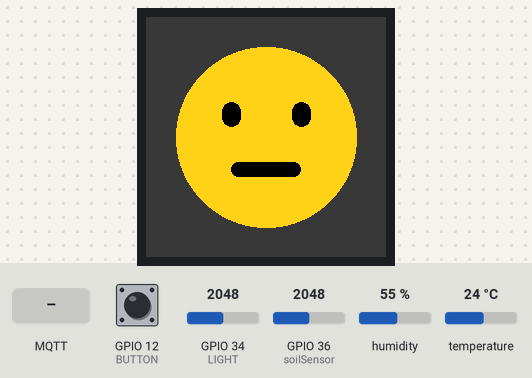
This sketch was run on a simulated ESP32. Parts: 240×240 colour display. The test bench sets the inputs (shaded band); at power-on: GPIO 12 (BUTTON) LOW, GPIO 34 (LIGHT) = 2048, GPIO 36 (soilSensor) = 2048, humidity 55 %, temperature 24 °C. WiFi joins after 1.5 s; servers stay silent unless stated; no MQTT or app messages arrive unless stated; not simulated (calls return 0 or success): BotaniqueSecrets.h; names the files do not define were given values by the test bench: MQTT_PORT = 1883; what the sketch prints to the serial monitor is not drawn.

Above: at 3.0 s.
3.1 s: MQTT message "on" arrives on the first subscribed topic
At 4.7 s:
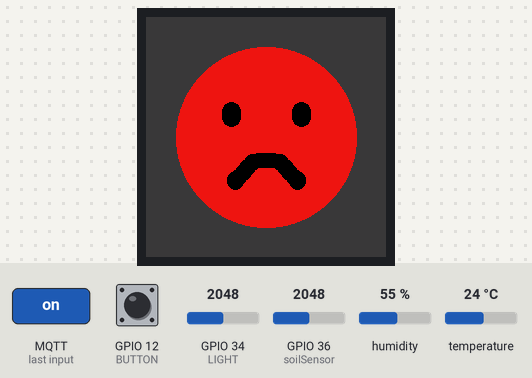
5.5 s: GPIO 12 (BUTTON) pulled HIGH for 0.6 s
At 6.4 s:
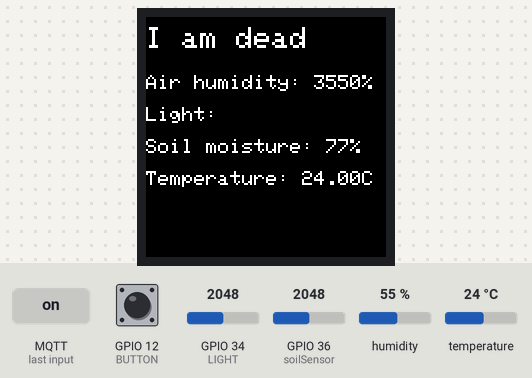
10.2 s: GPIO 12 (BUTTON) pulled HIGH for 3.2 s
17.5 s: GPIO 12 (BUTTON) pulled HIGH for 1 s
22.6 s: GPIO 12 (BUTTON) pulsed HIGH 5 times (0.12 s each, 0.3 s apart)
Timing chart, 0 to 25.6 s (numbered marks = the images above; inputs shaded):
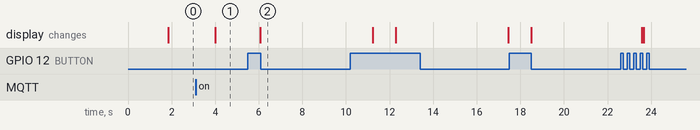

The sketch:

botanique_sketch.ino
```cpp
// Load Wi-Fi library

#include <WiFi.h>

#include <Wire.h>
#include <Adafruit_BME280.h>
#include <Adafruit_Sensor.h>
#include <Adafruit_ST7789.h>
#include <PubSubClient.h>
#include <ArduinoJson.h>
#include <BotaniqueSecrets.h>

#define SEALEVELPRESSURE_HPA (1013.25)
#define SCREEN_WIDTH 240
#define SCREEN_HEIGHT 240

#define OLED_DC 16
#define OLED_CS 15
#define OLED_RESET 17
#define BUTTON 12
#define LIGHT 34

#define PLANT_MOOD_TOPIC "plant/mood/"
#define PLANT_DATA_TOPIC "plant/data"

Adafruit_BME280 bme;                                                  // I2C
Adafruit_ST7789 tft = Adafruit_ST7789(OLED_CS, OLED_DC, OLED_RESET);  // SPI
WiFiClient espClient;
PubSubClient client(espClient);

// Base values measured by the sensor
const int airMoisture = 3550;
const int waterMoisture = 1620;
const int soilSensor = 36;

// Mood values
int currentMood = 2;
String currentMoodString = "neutral";
String moods[] = { "dead", "unhappy", "neutral", "content", "thriving" };

// Data
float temperature;
int humidity;
int soilMoisturePercentage;
int lightLevel;

uint64_t deviceId;
String deviceIdSring;

int loopCounter = 0;

void setup() {
  pinMode(BUTTON, INPUT_PULLDOWN);
  Serial.begin(115200);
  while (!Serial) {}
  bool status;

  if (!bme.begin(0x76)) {
    Serial.println("Could not find a valid BME280 sensor, check wiring!");
    while (1)
      ;
  }

  deviceId = ESP.getEfuseMac();
  String fullTopic = PLANT_MOOD_TOPIC + String(deviceId);

  connectToWifi();
  connectToFlespi();

  client.subscribe(fullTopic.c_str());
  client.setCallback(displayPlantMood);

  tft.init(240, 240, SPI_MODE2);  // Init ST7789 display 240x240 pixel
  tft.setRotation(1);
  displayMoodEmoji(currentMood);
}

void loop() {
  client.loop();
  loopCounter++;

  temperature = bme.readTemperature();
  humidity = bme.readHumidity();
  soilMoisturePercentage = map(analogRead(soilSensor), airMoisture, waterMoisture, 0, 100);
  lightLevel = analogRead(LIGHT);

  if (digitalRead(BUTTON) == HIGH) {
    drawStatsScreen();
  }

  if (loopCounter > 600) {
    loopCounter = 0;
    // Create a JSON document
    StaticJsonDocument<200> doc;
    doc["temperature"] = temperature;
    doc["humidity"] = humidity;
    doc["soilMoisturePercentage"] = soilMoisturePercentage;
    doc["light"] = lightLevel;
    doc["deviceId"] = deviceId;

    // Serialize JSON to a buffer
    char buffer[256];
    size_t len = serializeJson(doc, buffer);

    client.publish(PLANT_DATA_TOPIC, buffer, len);
  }

  delay(1000);
}

void displayPlantMood(const char* topic, byte* payload, unsigned int length) {
  // Create a buffer to hold the payload as a string
  char payloadStr[length + 1];
  memcpy(payloadStr, payload, length);
  payloadStr[length] = '\0';  // Null-terminate the string

  // Parse the JSON payload
  DynamicJsonDocument doc(1024);  // Adjust the size based on payload
  DeserializationError error = deserializeJson(doc, payloadStr);

  // Extract information from the JSON document
  const int mood = doc["mood"];
  if (mood != currentMood) {
    currentMood = mood;
    currentMoodString = moods[mood];
    displayMoodEmoji(currentMood);
  }

  // Check for parsing errors
  if (error) {
    Serial.print("JSON parsing error: ");
    Serial.println(error.c_str());
    return;
  }
}
```

connection_methods.ino
```cpp
void connectToWifi() {
  WiFi.begin(WIFI_SSID, WIFI_PASSWORD);
  while (WiFi.status() != WL_CONNECTED) {
    delay(500);
    Serial.print(".");
  }
  Serial.println("Connected to the WiFi network");
}

void connectToFlespi() {
  client.setServer(MQTT_SERVER, MQTT_PORT);

  while (!client.connected()) {
    Serial.println("Connecting to MQTT...");

    if (client.connect("ESP32Client", MQTT_TOKEN, NULL, NULL, 1, false, NULL)) {

      Serial.println("connected");

    } else {

      Serial.print("failed with state ");
      Serial.print(client.state());
      delay(2000);
    }
  }
}
```

display_methods.ino
```cpp
void displayMoodEmoji(int mood) {
  tft.fillScreen(ST77XX_WHITE);
  switch (mood) {
    case 0:
      drawEmojiBase(tft.color565(235, 23, 22));
      tft.fillRoundRect(105, 136, 30, 15, 10, ST77XX_BLACK);

      tft.fillCircle(89, 164, 8, ST77XX_BLACK);
      tft.fillCircle(89, 162, 8, ST77XX_BLACK);
      tft.fillCircle(92, 160, 8, ST77XX_BLACK);
      tft.fillCircle(97, 155, 8, ST77XX_BLACK);
      tft.fillCircle(101, 150, 8, ST77XX_BLACK);
      tft.fillCircle(106, 145, 8, ST77XX_BLACK);

      tft.fillCircle(134, 145, 8, ST77XX_BLACK);
      tft.fillCircle(139, 150, 8, ST77XX_BLACK);
      tft.fillCircle(143, 155, 8, ST77XX_BLACK);
      tft.fillCircle(148, 160, 8, ST77XX_BLACK);
      tft.fillCircle(151, 162, 8, ST77XX_BLACK);
      tft.fillCircle(151, 164, 8, ST77XX_BLACK);
      break;
    case 1:
      drawEmojiBase(tft.color565(251, 147, 24));
      tft.fillRoundRect(100, 142, 40, 15, 10, ST77XX_BLACK);

      tft.fillCircle(89, 162, 8, ST77XX_BLACK);
      tft.fillCircle(92, 160, 8, ST77XX_BLACK);
      tft.fillCircle(97, 155, 8, ST77XX_BLACK);
      tft.fillCircle(101, 152, 8, ST77XX_BLACK);

      tft.fillCircle(139, 152, 8, ST77XX_BLACK);
      tft.fillCircle(143, 155, 8, ST77XX_BLACK);
      tft.fillCircle(148, 160, 8, ST77XX_BLACK);
      tft.fillCircle(151, 162, 8, ST77XX_BLACK);
      break;
    case 2:
      drawEmojiBase(tft.color565(255, 209, 25));
      tft.fillRoundRect(85, 145, 70, 15, 10, ST77XX_BLACK);
      break;
    case 3:
      drawEmojiBase(tft.color565(179, 210, 31));
      tft.fillRoundRect(100, 158, 40, 15, 10, ST77XX_BLACK);

      tft.fillCircle(89, 152, 8, ST77XX_BLACK);
      tft.fillCircle(92, 155, 8, ST77XX_BLACK);
      tft.fillCircle(97, 160, 8, ST77XX_BLACK);
      tft.fillCircle(101, 162, 8, ST77XX_BLACK);

      tft.fillCircle(139, 162, 8, ST77XX_BLACK);
      tft.fillCircle(143, 160, 8, ST77XX_BLACK);
      tft.fillCircle(148, 155, 8, ST77XX_BLACK);
      tft.fillCircle(151, 152, 8, ST77XX_BLACK);

      break;
    case 4:
      drawEmojiBase(tft.color565(45, 196, 39));
      tft.fillRoundRect(105, 160, 30, 15, 10, ST77XX_BLACK);

      tft.fillCircle(87, 145, 8, ST77XX_BLACK);
      tft.fillCircle(89, 150, 8, ST77XX_BLACK);
      tft.fillCircle(92, 155, 8, ST77XX_BLACK);
      tft.fillCircle(97, 160, 8, ST77XX_BLACK);
      tft.fillCircle(101, 162, 8, ST77XX_BLACK);
      tft.fillCircle(105, 164, 8, ST77XX_BLACK);

      tft.fillCircle(135, 164, 8, ST77XX_BLACK);
      tft.fillCircle(139, 162, 8, ST77XX_BLACK);
      tft.fillCircle(143, 160, 8, ST77XX_BLACK);
      tft.fillCircle(148, 155, 8, ST77XX_BLACK);
      tft.fillCircle(151, 150, 8, ST77XX_BLACK);
      tft.fillCircle(153, 145, 8, ST77XX_BLACK);
      break;
  }
}

void drawEmojiBase(uint16_t color) {
  tft.fillScreen(tft.color565(59,59,59));
  tft.fillCircle(120, 120, 90, color);

  tft.fillCircle(85, 94, 9, ST77XX_BLACK);
  tft.fillCircle(85, 97, 9, ST77XX_BLACK);
  tft.fillCircle(85, 100, 9, ST77XX_BLACK);
  tft.fillCircle(155, 94, 9, ST77XX_BLACK);
  tft.fillCircle(155, 97, 9, ST77XX_BLACK);
  tft.fillCircle(155, 100, 9, ST77XX_BLACK);
}

void drawStatsScreen() {
  tft.fillScreen(ST77XX_BLACK);
  tft.setCursor(0, 10);
  tft.setTextColor(ST77XX_WHITE);
  tft.setTextSize(3);
  tft.println("I am " + currentMoodString);
  tft.println("");
  tft.setTextSize(2);
  tft.println("Air humidity: " + String(airMoisture) + "%");
  tft.println("");
  tft.println("Light: ");
  tft.println("");
  tft.println("Soil moisture: " + String(soilMoisturePercentage) + "%");
  tft.println("");
  tft.println("Temperature: " + String(temperature) + "C");
  delay(5000);
  displayMoodEmoji(currentMood);
}
```

Measured:
- after the input at 3.1 s, the display: changes after 0.90 s (image 1)
- after the input at 5.5 s, the display: changes after 0.57 s (image 2)
